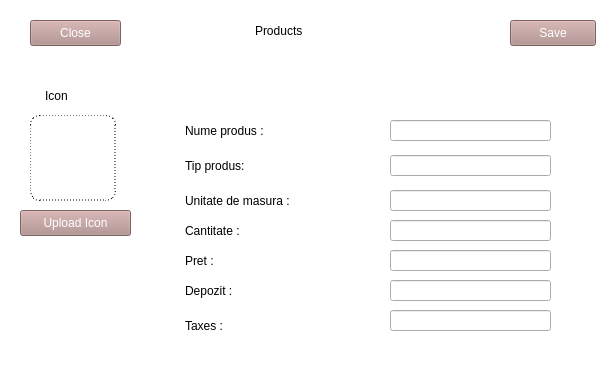
<?xml version="1.0" encoding="UTF-8"?>
<ui version="4.0">
 <class>Form</class>
 <widget class="QWidget" name="Form">
  <property name="geometry">
   <rect>
    <x>0</x>
    <y>0</y>
    <width>607</width>
    <height>389</height>
   </rect>
  </property>
  <property name="sizePolicy">
   <sizepolicy hsizetype="Expanding" vsizetype="Expanding">
    <horstretch>0</horstretch>
    <verstretch>0</verstretch>
   </sizepolicy>
  </property>
  <property name="windowTitle">
   <string>Form</string>
  </property>
  <widget class="QLabel" name="lb_title">
   <property name="geometry">
    <rect>
     <x>255</x>
     <y>15</y>
     <width>111</width>
     <height>31</height>
    </rect>
   </property>
   <property name="styleSheet">
    <string notr="true">font: 63 18pt &quot;Lucida Bright&quot;;</string>
   </property>
   <property name="text">
    <string>Products</string>
   </property>
  </widget>
  <widget class="QLabel" name="antet_color">
   <property name="geometry">
    <rect>
     <x>-35</x>
     <y>-15</y>
     <width>1226</width>
     <height>781</height>
    </rect>
   </property>
   <property name="sizePolicy">
    <sizepolicy hsizetype="Expanding" vsizetype="Expanding">
     <horstretch>0</horstretch>
     <verstretch>0</verstretch>
    </sizepolicy>
   </property>
   <property name="styleSheet">
    <string notr="true">background-color: rgb(255, 255, 255);</string>
   </property>
   <property name="text">
    <string/>
   </property>
  </widget>
  <widget class="QPushButton" name="btn_edit_products">
   <property name="geometry">
    <rect>
     <x>510</x>
     <y>20</y>
     <width>86</width>
     <height>26</height>
    </rect>
   </property>
   <property name="sizePolicy">
    <sizepolicy hsizetype="Expanding" vsizetype="Expanding">
     <horstretch>0</horstretch>
     <verstretch>0</verstretch>
    </sizepolicy>
   </property>
   <property name="styleSheet">
    <string notr="true">background-color: rgb(174, 139, 137);
color: rgb(255, 255, 255);
font: 75 14pt &quot;MS Shell Dlg 2&quot;;</string>
   </property>
   <property name="text">
    <string>Save</string>
   </property>
  </widget>
  <widget class="QPushButton" name="btn_edit_products_2">
   <property name="geometry">
    <rect>
     <x>30</x>
     <y>20</y>
     <width>91</width>
     <height>26</height>
    </rect>
   </property>
   <property name="sizePolicy">
    <sizepolicy hsizetype="Expanding" vsizetype="Expanding">
     <horstretch>0</horstretch>
     <verstretch>0</verstretch>
    </sizepolicy>
   </property>
   <property name="styleSheet">
    <string notr="true">background-color: rgb(174, 139, 137);
color: rgb(255, 255, 255);
font: 75 14pt &quot;MS Shell Dlg 2&quot;;</string>
   </property>
   <property name="text">
    <string>Close</string>
   </property>
  </widget>
  <widget class="QLabel" name="label">
   <property name="geometry">
    <rect>
     <x>30</x>
     <y>115</y>
     <width>86</width>
     <height>86</height>
    </rect>
   </property>
   <property name="styleSheet">
    <string notr="true"> border-radius: 10px;
        border: 1px dotted black;
        padding: 10px;</string>
   </property>
   <property name="text">
    <string/>
   </property>
  </widget>
  <widget class="QLabel" name="label_3">
   <property name="geometry">
    <rect>
     <x>45</x>
     <y>80</y>
     <width>56</width>
     <height>31</height>
    </rect>
   </property>
   <property name="styleSheet">
    <string notr="true">font: 14pt &quot;MS Reference Sans Serif&quot;;</string>
   </property>
   <property name="text">
    <string>Icon</string>
   </property>
  </widget>
  <widget class="QLabel" name="label_4">
   <property name="geometry">
    <rect>
     <x>185</x>
     <y>115</y>
     <width>141</width>
     <height>31</height>
    </rect>
   </property>
   <property name="styleSheet">
    <string notr="true">font: 14pt &quot;MS Reference Sans Serif&quot;;</string>
   </property>
   <property name="text">
    <string>Nume produs : </string>
   </property>
  </widget>
  <widget class="QLabel" name="label_5">
   <property name="geometry">
    <rect>
     <x>185</x>
     <y>150</y>
     <width>141</width>
     <height>31</height>
    </rect>
   </property>
   <property name="styleSheet">
    <string notr="true">font: 14pt &quot;MS Reference Sans Serif&quot;;</string>
   </property>
   <property name="text">
    <string>Tip produs:</string>
   </property>
  </widget>
  <widget class="QLabel" name="label_6">
   <property name="geometry">
    <rect>
     <x>185</x>
     <y>185</y>
     <width>191</width>
     <height>31</height>
    </rect>
   </property>
   <property name="styleSheet">
    <string notr="true">font: 14pt &quot;MS Reference Sans Serif&quot;;</string>
   </property>
   <property name="text">
    <string>Unitate de masura :</string>
   </property>
  </widget>
  <widget class="QLabel" name="label_7">
   <property name="geometry">
    <rect>
     <x>185</x>
     <y>215</y>
     <width>101</width>
     <height>31</height>
    </rect>
   </property>
   <property name="styleSheet">
    <string notr="true">font: 14pt &quot;MS Reference Sans Serif&quot;;</string>
   </property>
   <property name="text">
    <string>Cantitate :</string>
   </property>
  </widget>
  <widget class="QLabel" name="label_8">
   <property name="geometry">
    <rect>
     <x>185</x>
     <y>245</y>
     <width>96</width>
     <height>31</height>
    </rect>
   </property>
   <property name="styleSheet">
    <string notr="true">font: 14pt &quot;MS Reference Sans Serif&quot;;</string>
   </property>
   <property name="text">
    <string>Pret :</string>
   </property>
  </widget>
  <widget class="QLabel" name="label_9">
   <property name="geometry">
    <rect>
     <x>185</x>
     <y>275</y>
     <width>96</width>
     <height>31</height>
    </rect>
   </property>
   <property name="styleSheet">
    <string notr="true">font: 14pt &quot;MS Reference Sans Serif&quot;;</string>
   </property>
   <property name="text">
    <string>Depozit :</string>
   </property>
  </widget>
  <widget class="QLabel" name="label_10">
   <property name="geometry">
    <rect>
     <x>185</x>
     <y>310</y>
     <width>96</width>
     <height>31</height>
    </rect>
   </property>
   <property name="styleSheet">
    <string notr="true">font: 14pt &quot;MS Reference Sans Serif&quot;;</string>
   </property>
   <property name="text">
    <string>Taxes :</string>
   </property>
  </widget>
  <widget class="QLineEdit" name="input_nume_produs">
   <property name="geometry">
    <rect>
     <x>390</x>
     <y>120</y>
     <width>161</width>
     <height>21</height>
    </rect>
   </property>
   <property name="styleSheet">
    <string notr="true">gridline-color: rgb(255, 255, 255);</string>
   </property>
  </widget>
  <widget class="QLineEdit" name="input_tip_produs">
   <property name="geometry">
    <rect>
     <x>390</x>
     <y>155</y>
     <width>161</width>
     <height>21</height>
    </rect>
   </property>
   <property name="styleSheet">
    <string notr="true">gridline-color: rgb(255, 255, 255);</string>
   </property>
  </widget>
  <widget class="QLineEdit" name="input_uom">
   <property name="geometry">
    <rect>
     <x>390</x>
     <y>190</y>
     <width>161</width>
     <height>21</height>
    </rect>
   </property>
   <property name="styleSheet">
    <string notr="true">gridline-color: rgb(255, 255, 255);</string>
   </property>
  </widget>
  <widget class="QLineEdit" name="input_cantitate">
   <property name="geometry">
    <rect>
     <x>390</x>
     <y>220</y>
     <width>161</width>
     <height>21</height>
    </rect>
   </property>
   <property name="styleSheet">
    <string notr="true">gridline-color: rgb(255, 255, 255);</string>
   </property>
  </widget>
  <widget class="QLineEdit" name="input_pret">
   <property name="geometry">
    <rect>
     <x>390</x>
     <y>250</y>
     <width>161</width>
     <height>21</height>
    </rect>
   </property>
   <property name="styleSheet">
    <string notr="true">gridline-color: rgb(255, 255, 255);</string>
   </property>
  </widget>
  <widget class="QLineEdit" name="input_depozit">
   <property name="geometry">
    <rect>
     <x>390</x>
     <y>280</y>
     <width>161</width>
     <height>21</height>
    </rect>
   </property>
   <property name="styleSheet">
    <string notr="true">gridline-color: rgb(255, 255, 255);</string>
   </property>
  </widget>
  <widget class="QLineEdit" name="input_taxes">
   <property name="geometry">
    <rect>
     <x>390</x>
     <y>310</y>
     <width>161</width>
     <height>21</height>
    </rect>
   </property>
   <property name="styleSheet">
    <string notr="true">gridline-color: rgb(255, 255, 255);</string>
   </property>
  </widget>
  <widget class="QPushButton" name="btn_edit_products_3">
   <property name="geometry">
    <rect>
     <x>20</x>
     <y>210</y>
     <width>111</width>
     <height>26</height>
    </rect>
   </property>
   <property name="sizePolicy">
    <sizepolicy hsizetype="Expanding" vsizetype="Expanding">
     <horstretch>0</horstretch>
     <verstretch>0</verstretch>
    </sizepolicy>
   </property>
   <property name="styleSheet">
    <string notr="true">background-color: rgb(174, 139, 137);
color: rgb(255, 255, 255);
font: 75 14pt &quot;MS Shell Dlg 2&quot;;</string>
   </property>
   <property name="text">
    <string>Upload Icon</string>
   </property>
  </widget>
  <zorder>antet_color</zorder>
  <zorder>lb_title</zorder>
  <zorder>btn_edit_products</zorder>
  <zorder>btn_edit_products_2</zorder>
  <zorder>label</zorder>
  <zorder>label_3</zorder>
  <zorder>label_4</zorder>
  <zorder>label_5</zorder>
  <zorder>label_6</zorder>
  <zorder>label_7</zorder>
  <zorder>label_8</zorder>
  <zorder>label_9</zorder>
  <zorder>label_10</zorder>
  <zorder>input_nume_produs</zorder>
  <zorder>input_tip_produs</zorder>
  <zorder>input_uom</zorder>
  <zorder>input_cantitate</zorder>
  <zorder>input_pret</zorder>
  <zorder>input_depozit</zorder>
  <zorder>input_taxes</zorder>
  <zorder>btn_edit_products_3</zorder>
 </widget>
 <resources/>
 <connections/>
</ui>
